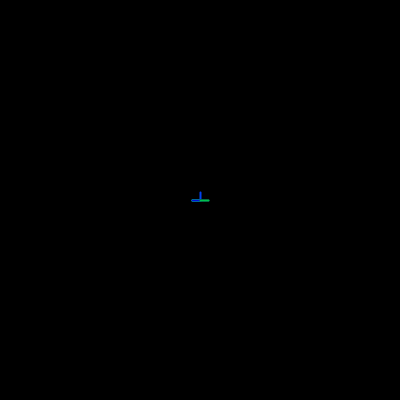
Frame 1 (no input)
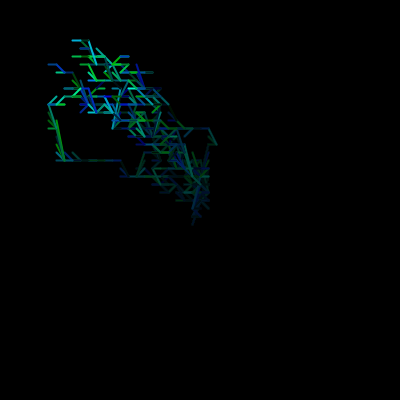
Frame 60 (the mouse pressed at the canvas centre just before this capture)
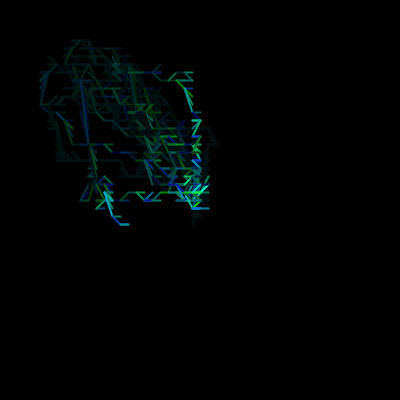
Frame 120 (the mouse held since frame 60 and released just before this capture)

The Processing sketch that drew these frames (run headless with seeded random() and noise(); from frame 60 on, the mouse is pressed at the canvas centre):

// Processing sketch: processing_154883
// ── processing_154883.pde

Walker[] w = new Walker[10];
int spacing = 2;
int speed = 8;
  
void setup() {
  size(400, 400);
  for(int i = 0; i<w.length; i++){
    w[i] = new Walker();
  }
  background(0);
  
}
  
void draw() {
  noStroke();
  fill(0,8);
  rect(0,0,width,height);
  for(int i = 0; i<w.length; i++){ 
    w[i].step();
    w[i].display();
  }
}
  
class Walker {
  int x, y, oldX, oldY;
    
  Walker() {
    x = width/2;
    y = height/2;
    oldX = width/2;
    oldY = height/2;
  }
    
  void display() {
    stroke(0,random(255),random(255));
    strokeWeight(spacing);
    noFill();
    line(oldX, oldY, x,y);
  }
  
  void step() {
        
    float r = random(1);
    float left, right, up, down;
    right = left = up = down = 0.1;
    
    if(r < 0.5){
      oldX = x;
      oldY = y;
    }
    
    if(x < mouseX){
        right = 0.4;
    } else {
        left = 0.4;
    }
    if(y < mouseY){
        down = 0.4;
    } else {
        up = 0.4;
    }
                
    if (r < right) {
      x+=speed;
    } else if (r < right+left) {
      x-=speed;
    } else if (r < right+left+down) {
      y+=speed;
    } else {
      y-=speed;
    }
     
     
  }
}
